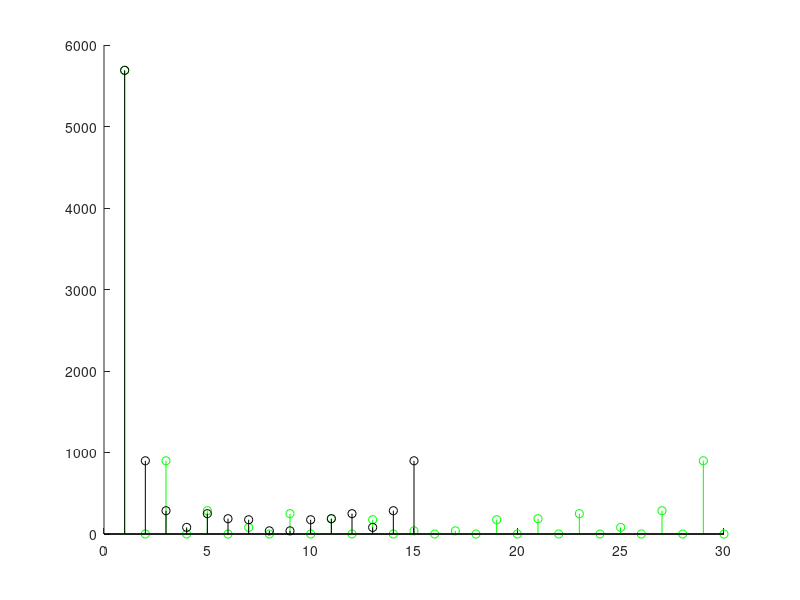

The MATLAB script that drew this image:
#! /usr/bin/octave -qf
1;
clear all;

# De la guia subida a internet

# Leo los archivos

fid = load("merval1.txt");
fid2 = load("merval2.txt");

fid = fid';
fid2 = fid2';

# Obtenemos su transformada, y algunos valores locos que no se si uso dps

fm = 1;
Tm = 1/fm;
t = 0 : Tm : length(fid) - Tm;

N = length(t);

t2 = 0 : Tm : N*2 - Tm;

dF = fm / N;

fourier = fft(fid);

new_fourier = zeros(1, 2*N);

for fou = 1 : N
    new_fourier(fou * 2 - 1) = fourier(fou);        
endfor

t_fid = ifft(new_fourier);

# Graficamos

plotear = false;

clf;
hold on;
if (plotear == true)
    plot(t, fid, 'k');
    plot(t2, abs(t_fid), 'r');
    plot(t2, [fid2 0], 'g');
else    
    stem(abs(new_fourier), 'g');
    stem(abs(fourier), 'k');
endif
hold off;
